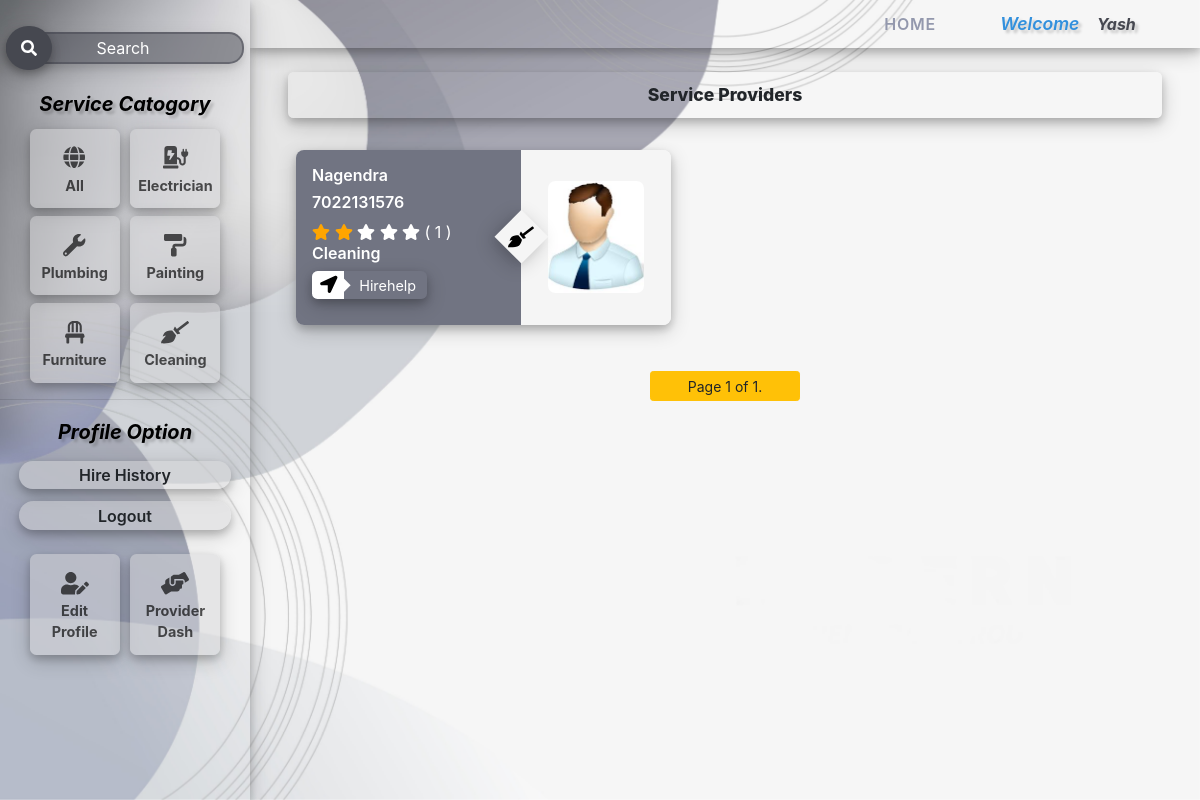
/seekerHome/cleaning/ (signed in), run on the app's committed database.
### core/models.py (models this page shows, shortened)
class Applicationuser(models.Model):
    class Meta:
        ordering =['uid']
    choice = (('provider','PROVIDER'),('seeker','SEEKER'))
    service_category = (
        ('cleaning','Cleaning'),
        ('plumbing','Plumbing'),
        ('electrician','Electrician'),
        ('painting','Painting'),
        ('furniture','Furniture Assembly')
    )
    uid = models.AutoField(primary_key=True)
    user = models.OneToOneField(User,null=True,on_delete=models.SET_NULL)
    user_satus = models.CharField(max_length=10,choices=choice,null=True,blank=True)
    service_catogory = models.CharField(max_length=50,blank=True,null=True,choices=service_category)
    description = models.TextField(blank=True,null=True)
    phonenumber = models.CharField(max_length=10)
    profile_pic = models.ImageField(upload_to='pic/',blank=True,null=True)
    rating = models.IntegerField(default=0)
    rated_user_count = models.IntegerField(default=0)
    address = models.TextField()

### core/views.py (the view)
# urls.py: url(r"^seekerHome/(?P<service_catogory>[A-Za-z]+)/",views.seeker_home,name="Seeker"),
@login_required
def seeker_home(request,service_catogory = None):
    Number_of_objects_per_page = 15
    context={}
    if request.method == "POST":
        jobAssignmentForm_obj = jobAssignmentForm(request.POST)
        if jobAssignmentForm_obj.is_valid():
            jobAssignmentForm_obj.save()
            jobAssignmentForm_obj = jobAssignmentForm()
    else:
        jobAssignmentForm_obj = jobAssignmentForm()
    if service_catogory == "All":
        obj = Applicationuser.objects.all().exclude(user__username=request.user.username)
    else:
        obj = Applicationuser.objects.filter(Q(service_catogory = service_catogory.lower())).exclude(user__username=request.user.username) or None
    search_query = request.GET.get('search',None)
    if search_query:
        obj = obj.filter(Q(user__username__icontains =search_query)|
                        Q(service_catogory__icontains = search_query)|
                        Q(user_satus__icontains =search_query)|
                        Q(rating__icontains =search_query))
    if obj:
        paginated_object_list = Paginator(obj,Number_of_objects_per_page)
        page_number =  request.GET.get('page')
        obj = paginated_object_list.get_page(page_number)
    context['userlist']=obj
    context['form'] =jobAssignmentForm_obj
    return render(request,'seeker.html',context)

### core/forms.py (shortened to what this page needs)
class jobAssignmentForm(forms.ModelForm):
    seeker_id = forms.IntegerField(widget=forms.TextInput(attrs={'style':'display:none'}))
    provider_id = forms.IntegerField(widget=forms.TextInput(attrs={'style':'display:none'}))
    seeker_name = forms.CharField(label="Job Seeker Name",widget=forms.TextInput(attrs={'readonly':'readonly'}))
    provider_name = forms.CharField(label="Job Provider Name",widget=forms.TextInput(attrs={'readonly':'readonly'}))
    class Meta:
        model = Job
        fields = ('job_title','jobName','job_discription','seeker_id','seeker_name','provider_id','provider_name')
        labels = {
            'jobName':"Enter the job title",
            'job_title':"Job Type",
            'job_discription':"Enter the job discription",
        }
        widgets = {
            'job_discription': forms.Textarea(attrs={"rows":"2"})
        }

### template/seeker.html (shortened to what this page needs)
<!DOCTYPE html>
{% load custumTags %}
{% load static %}
{% load crispy_forms_tags %}
<html lang="en">
<head>
    <link rel="stylesheet" href="https://cdnjs.cloudflare.com/ajax/libs/font-awesome/4.7.0/css/font-awesome.min.css">
    <link rel="stylesheet" href="https://maxcdn.bootstrapcdn.com/bootstrap/4.0.0/css/bootstrap.min.css">
</head>
<body>
    <div class="maincontainer" >
        <div class="content-container" >
            <div class="slidebar">
                <div class="slidebar_container">
                    <form  class="search-form" method="GET" >
                        <label id="search-label"  for="search"><i class="fas fa-search"></i></label>
                        <input  id='search' type="search" placeholder="Search"  name="search" {% if request.GET.search %} value="{{ request.GET.search }}" {% endif %}>
                    </form>
                    <div class="service-categoryList ">
                        <h5>Service Catogory</h5>
                        <div class="service-categoryRow">
                            <div class="service-categoryitem" data-attr="All">
                                <i class="fas fa-globe"></i>
                                <b>All</b>
                            </div>
                            <div class="service-categoryitem" data-attr="Electrician">
                                <i class="fas fa-charging-station"></i>
                                <b>Electrician</b>
                            </div>
                            <div class=" service-categoryitem"  data-attr="Plumbing">
                                <i class="fas fa-wrench"></i>
                                <b>Plumbing</b>
                            </div>
                            <div class=" service-categoryitem"  data-attr="Painting">
                                <i class="fas fa-paint-roller"></i>
                                <b>Painting</b>
                            </div>
                            <div class=" service-categoryitem"  data-attr="Furniture">
                                <i class="fas fa-chair"></i>
                                <b>Furniture</b>
                            </div>
                            <div class=" service-categoryitem"  data-attr="Cleaning">
                                <i class="fas fa-broom"></i>
                                <b>Cleaning</b>
                            </div>
                        </div>
                        <hr>
                        <h5>Profile Option</h5>
                        <ul class="UserOptions">
                            {% block seeker_options %}
                            <li onclick="gotoHireHistory()">Hire History</li>
                            {% endblock %}
                            <li onclick="logouts()">Logout</li>
                        </ul>
                         <div class="service-categoryRow mt-3">
                            <div class="dash-options" onclick="gotoUserPage()">
                                <i class="fas fa-user-edit"></i>
                                <b>Edit Profile</b>
                            </div>
                            <div class="dash-options" onclick="gotoProviderDash()">
                                <i class="fas fa-hands-helping"></i>
                                <b>Provider Dash</b>
                            </div>
                        </div>
                    </div>
                </div>
            </div>
            <div class="actual_content">
                <div class="nav-container">
                    <ul class="navlist">
                        <li class="nav-li" onclick="logouts()"><a class="nav-a" href="">Home</a></li>
                        <li  style="margin-left:0;list-style: none;"><a  style="color:#464850;font-weight: 650;font-style: italic;text-shadow: 3px 3px 3px rgba(0, 0, 0, .20);">
                        <span class="welcome">Welcome</span>{{ request.user.username }}</a></li>
                    </ul>
                </div>
                <div class="rows">
                         <div class="columns one">
                            {% block seeker_html %}
                            <h2 class="headding mt-4" style="width: 92%;">Service Providers</h2>
                            <div class="user_paginator" style="width: 92%; margin: auto;padding: 1em 0em;">
                                    {% for value in userlist %}
                                        <div class="card-container" onclick='get_user_data("{{ value.uid }}")'>
                                                <div class="card-leftpart">
                                                    <h4 class="text-h4">{{ value.user.username }}</h4>
                                                    <h4 class="text-h4">{{ value.phonenumber }}</h4>
                                                    {% for x in "stars" %}
                                                            {% if forloop.counter <= value.rating %}
                                                                <span class="fa fa-star checked"></span>
                                                            {% else %}
                                                                <span class="fa fa-star"></span>
                                                            {% endif %}
                                                    {% endfor %}
                                                    <span>( {{ value.rated_user_count}} )</span>
                                                    <br>
                                                    <span class="center_icon"></span>
                                                        {% if value.service_catogory == "electrician" %}
                                                            <i class="fas fa-charging-station"></i>
                                                        {% elif value.service_catogory == "furniture" %}
                                                                <i class="fas fa-chair"></i>
                                                        {% elif value.service_catogory == "painting" %}
                                                                <i class="fas fa-paint-roller"></i>
                                                        {% elif value.service_catogory == "cleaning" %}
                                                                <i class="fas fa-broom"></i>
                                                        {% else%}
                                                                <i class="fas fa-wrench"></i>
                                                        {% endif %}
                                                    <h4 class="text-h4">{{ value.service_catogory|title  }}</h4>
                                                    <button class="bill_btn" onclick="jobAssignment(event,'{{value.uid}}','{{ value.user.username }}','{{value.service_catogory}}')">
                                                        <span class="left"><i class="fas fa-location-arrow"></i></span>
                                                        <span class="ml-2 right">Hirehelp</span>
                                                    </button>
                                                </div>
                                                <div class="card-rightpart">
                                                    <img class="rightside_image" src="{{ value.profile_pic.url }}" alt="">
                                                </div>
                                        </div>
                                    {% empty %}
                                        <h1 class="errormsg">You have filters set, which may hide some results OR No date available sorry..</h1>
                                    {% endfor %}
                            </div>
                            <div class="padinator">
                                {% if userlist %}
                                <span class="current btn btn-warning  btn-sm" style="width:150px;height: 30px;">
                                    Page {{ userlist.number }} of {{ userlist.paginator.num_pages }}.
                                </span>
                                {% endif %}
                            </div>
                            {% endblock %}
                        </div>
                </div>
            </div>
        </div>
    </div>
</body>
</html>

### template/seeker.html (style rules this page uses)
input,select,textarea { display: block; background-color:rgb(231, 231, 231); border: none; color: black; box-shadow: 0 4px 8px 0 rgba(0,0,0,.1), 0 6px 20px 0 rgba(0,0,0,.1); padding: 0.25em 0.75em; width: 100%; border-radius: .05em; overflow: hidden; }

### data on the page
Applicationuser: user.username "Nagendra", phonenumber "7022131576", rated_user_count "1", service_catogory "Cleaning", profile_pic (picture)

### other printed values
{{ request.user.username }} "Yash"
{{ userlist.number }} "1"
{{ userlist.paginator.num_pages }} "1"
